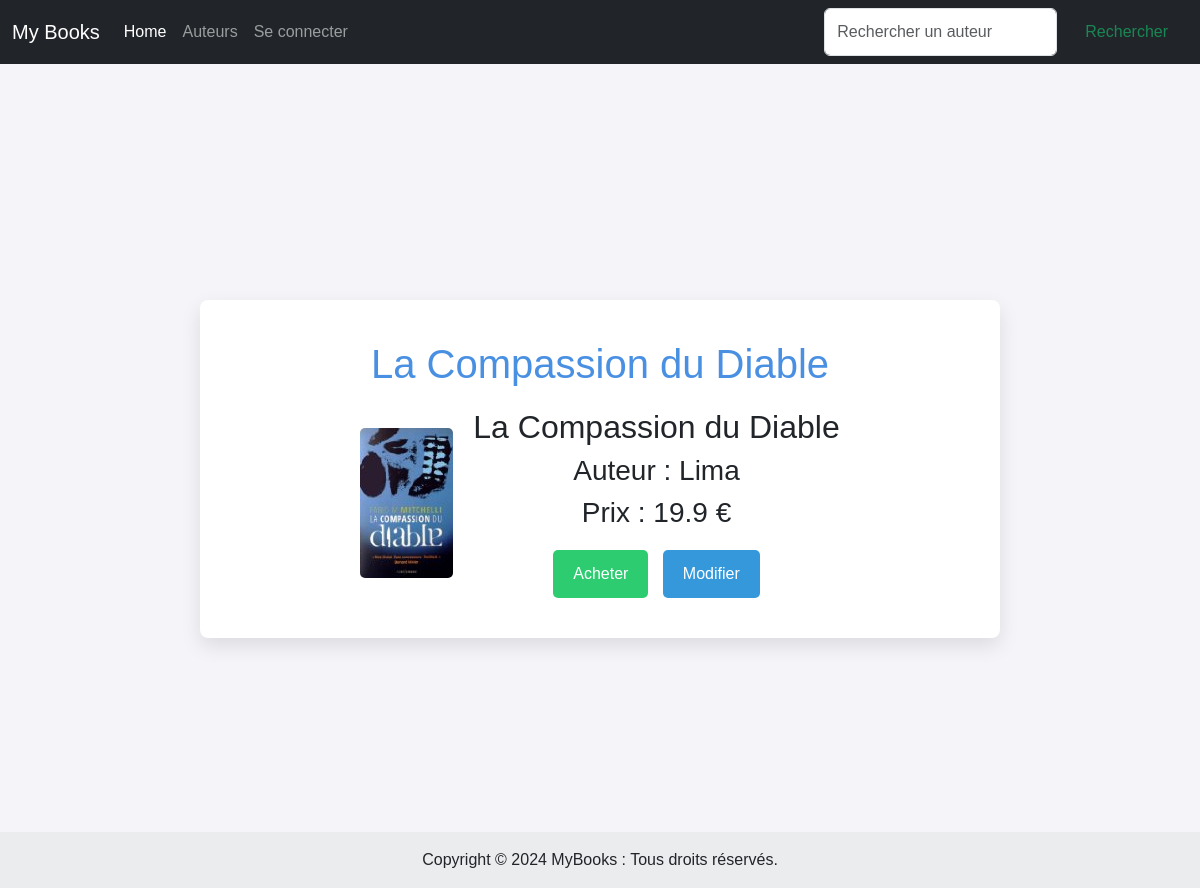
Before: /detail/1 with the older database file.
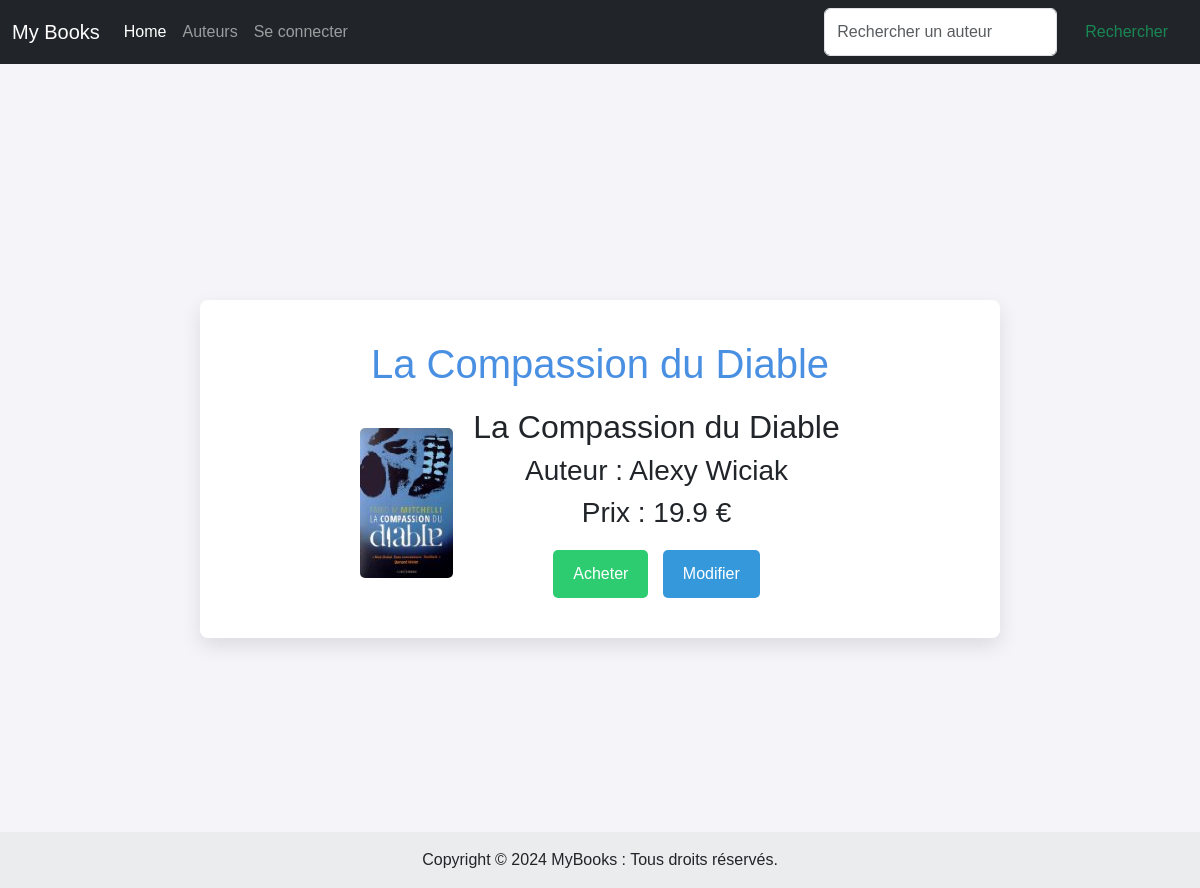
After: the same page with the newer database file.
### tuto/models.py (models this page shows, shortened)
class Book(db.Model):
    id = db.Column(db.Integer, primary_key=True)
    price = db.Column(db.Float)
    title = db.Column(db.String(100))
    url = db.Column(db.String(100))
    img = db.Column(db.String(100))
    author_id = db.Column(db.Integer, db.ForeignKey('author.id'))
    author = db.relationship('Author',
    backref=db.backref('books', lazy='dynamic'))

class Author(db.Model):
    id = db.Column(db.Integer, primary_key=True)
    name = db.Column(db.String(100))

### tuto/views.py (the view)
@app.route("/detail/<id>")
def detail(id):
    try:
        books = get_sample()  # ou `Book.query.all()` si tu utilises une base de données
        book = books[int(id) - 1]
        return render_template("detail.html", book=book)
    except IndexError:
        return render_template("404.html"), 404

### tuto/models.py (called while the page is built)
def get_sample():
    return Book.query.all()

### tuto/templates/detail.html
{% extends 'base.html' %}
{% block styles %}
    {{ super() }}
    <link rel="stylesheet" href="{{ url_for('static', filename='detail.css') }}">
{% endblock %}
{% block content %}
    <div class="livre-container">
        <h1 class="livre-title">{{ book.title }}</h1>
        <div class="livre-detail">
            <div class="livre-image">
                <img src="{{ url_for('static', filename='images/' + book.img) }}" alt="{{ book.title }}" title="{{ book.title }}" class="img-fluid">
            </div>
            <div class="livre-info text-center">
                <h2 class="livre-subtitle">{{ book.title }}</h2>
                <h3 class="livre-author">Auteur : {{ book.author.name }}</h3>
                <h3 class="livre-price">Prix : {{ book.price }} €</h3>
                <div class="button-container">
                    <button type="button" class="btn acheter-button" onclick="window.location.href='{{ book.url }}';">Acheter</button>
                    <button type="button" class="btn modifier-button" onclick="window.location.href='{{ url_for('edit_author', id=book.id) }}';">Modifier</button>
                </div>
            </div>
        </div>
    </div>
{% endblock %}

### tuto/templates/base.html (shortened to what this page needs)
<!doctype html>
<html lang="fr">
<head>
    {% block head %}
    {% block styles %}
    <link href="https://cdn.jsdelivr.net/npm/bootstrap@5.3.3/dist/css/bootstrap.min.css" rel="stylesheet">
    {% endblock %}
    {% endblock %}
</head>
<body>
    <header>
        <nav class="navbar navbar-expand-md navbar-dark fixed-top bg-dark">
            <div class="container-fluid">
                <a class="navbar-brand" href="/">My Books</a>
                <div class="collapse navbar-collapse" id="navbarCollapse">
                    <ul class="navbar-nav me-auto mb-2 mb-md-0">
                        <li class="nav-item">
                            <a class="nav-link active" aria-current="page" href="/">Home</a>
                        </li>
                        <li class="nav-item">
                            <a class="nav-link" href="/authors">Auteurs</a>
                        </li>
                        <li class="nav-item">
                            <a class="nav-link" href="{{ url_for('login') }}">Se connecter</a>
                        </li>
                    </ul>
                    <form class="d-flex" role="search" action="{{ url_for('search') }}" method="GET">
                        <input class="form-control me-2" type="search" name="query" placeholder="Rechercher un auteur" aria-label="Search">
                        <button class="btn btn-outline-success" type="submit">Rechercher</button>
                    </form>
                </div>
            </div>
        </nav>
    </header>
    <main class="flex-shrink-0">
        <div class="container">
            {% block content %}
            {% endblock %}
        </div>
    </main>
    <footer class="bg-body-tertiary text-center text-lg-start">
        <div class="text-center p-3" style="background-color: rgba(0, 0, 0, 0.05);">
            Copyright © 2024 MyBooks : Tous droits réservés.
        </div>
    </footer>
    </body>
</html>

### tuto/static/detail.css (style rules this page uses)
body { font-family: 'Arial', sans-serif; background-color: #f4f4f9; margin: 0; padding: 0; display: flex; flex-direction: column; min-height: 100vh; padding-top: 300px; padding-bottom: 250px; }
.livre-container { max-width: 800px; padding: 40px; background-color: #ffffff; border-radius: 8px; box-shadow: 0 8px 20px rgba(0, 0, 0, 0.1); margin: auto; flex-grow: 1; display: flex; flex-direction: column; align-items: center; justify-content: center; }
.livre-title { font-size: 2.5rem; color: #4a90e2; margin-bottom: 20px; text-align: center; }
.livre-detail { display: flex; align-items: center; justify-content: center; }
.livre-image img { max-width: 200px; border-radius: 5px; }
.livre-info { text-align: left; margin-left: 20px; }
.button-container { margin-top: 20px; }
.btn { padding: 12px 20px; border: none; border-radius: 5px; cursor: pointer; transition: background-color 0.3s, transform 0.2s; }
.acheter-button { background-color: #2ecc71; color: white; margin-right: 10px; }
.modifier-button { background-color: #3498db; color: white; }
footer { position: fixed; bottom: 0; left: 0; width: 100%; }

Changed rows visible on the page:
changed Author: author.name "Lima" → "Alexy Wiciak"
